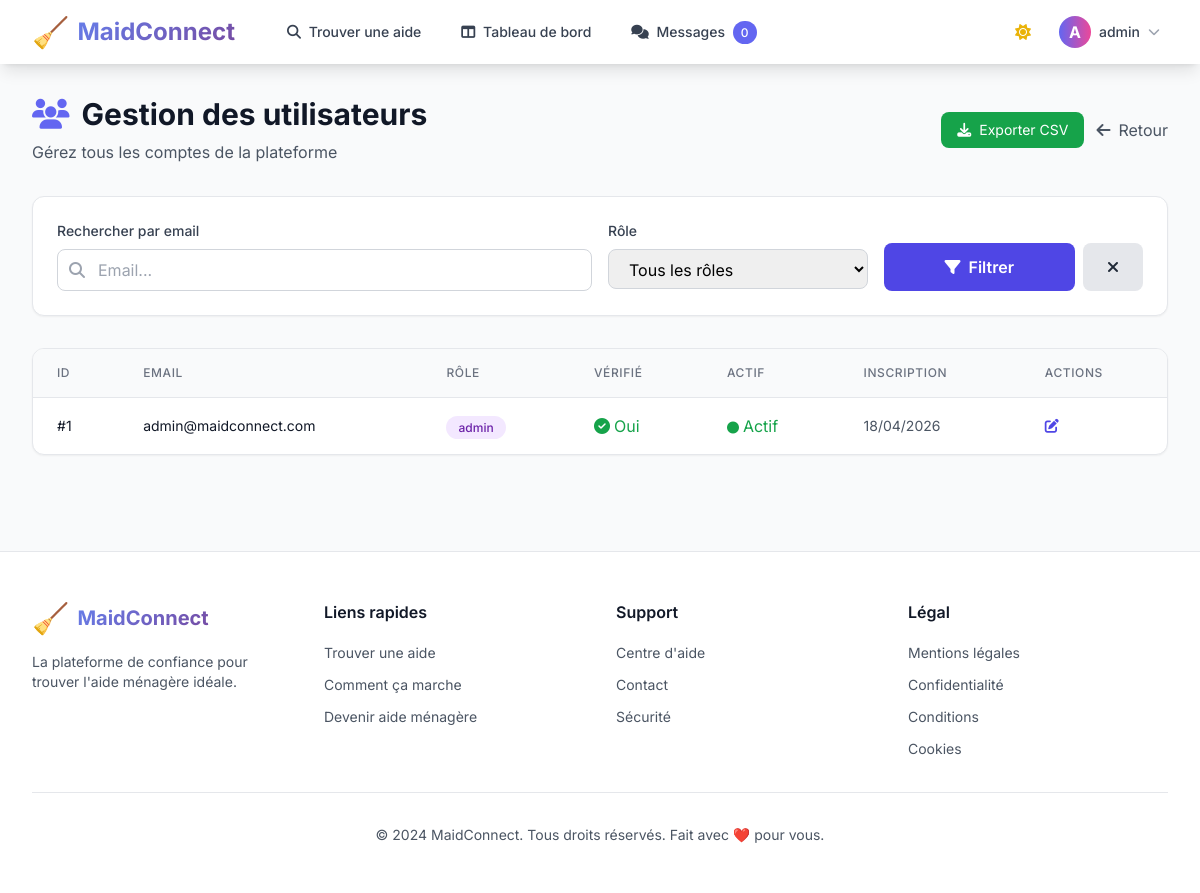
Before: /admin/users (signed in) with the older database file.
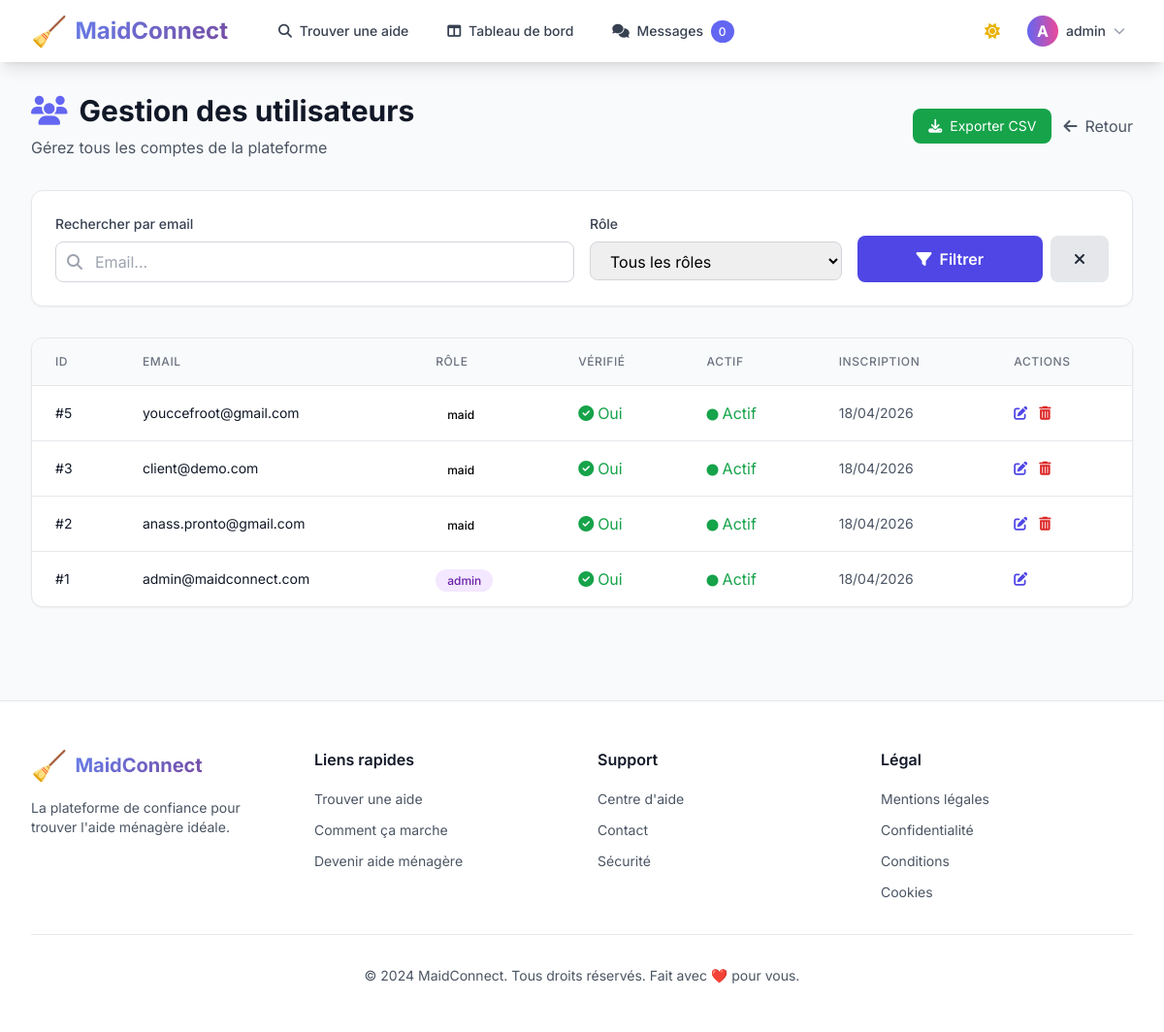
After: the same page with the newer database file.
### app/models.py (models this page shows, shortened)
class User(db.Model, UserMixin):
    id = db.Column(db.Integer, primary_key=True)
    email = db.Column(db.String(120), unique=True, nullable=False)
    password = db.Column(db.String(60), nullable=False)
    role = db.Column(db.String(20), nullable=False, default='client')
    created_at = db.Column(db.DateTime, default=datetime.utcnow)
    is_verified = db.Column(db.Boolean, default=False)
    is_active = db.Column(db.Boolean, default=True)
    last_seen = db.Column(db.DateTime, default=datetime.utcnow)
    maid_profile = db.relationship('MaidProfile', backref='user', uselist=False, lazy=True)
    client_profile = db.relationship('ClientProfile', backref='user', uselist=False, lazy=True)

### app/routes.py (the view)
    @app.route('/admin/users')
    @login_required
    def admin_users():
        if current_user.role != 'admin':
            return redirect(url_for('dashboard'))
        page = request.args.get('page', 1, type=int)
        role_filter = request.args.get('role', '')
        search = request.args.get('search', '')
        query = User.query
        if role_filter:
            query = query.filter_by(role=role_filter)
        if search:
            query = query.filter(User.email.ilike(f'%{search}%'))
        users = query.order_by(User.created_at.desc()).paginate(page=page, per_page=20)
        return render_template('admin/users.html', users=users)

### app/models.py (called while the page is built)
@login_manager.user_loader
def load_user(user_id):
    return User.query.get(int(user_id))

### app/templates/admin/users.html (shortened to what the changed rows need)
{% extends "base.html" %}
{% block content %}
<div class="max-w-7xl mx-auto px-4 sm:px-6 lg:px-8 py-8">
    <div class="flex items-center justify-between mb-8">
        <div>
            <h1 class="text-3xl font-bold text-gray-900 dark:text-white mb-2">
                <i class="fas fa-users text-primary-500 mr-3"></i>Gestion des utilisateurs
            </h1>
        </div>
    </div>
    <div class="bg-white dark:bg-gray-800 rounded-xl shadow-sm border border-gray-200 dark:border-gray-700 overflow-hidden">
        <div class="overflow-x-auto">
            <table class="w-full">
                <thead class="bg-gray-50 dark:bg-gray-700 border-b border-gray-200 dark:border-gray-600">
                    <tr>
                        <th class="px-6 py-4 text-left text-xs font-medium text-gray-500 dark:text-gray-400 uppercase tracking-wider">ID</th>
                        <th class="px-6 py-4 text-left text-xs font-medium text-gray-500 dark:text-gray-400 uppercase tracking-wider">Email</th>
                        <th class="px-6 py-4 text-left text-xs font-medium text-gray-500 dark:text-gray-400 uppercase tracking-wider">Rôle</th>
                        <th class="px-6 py-4 text-left text-xs font-medium text-gray-500 dark:text-gray-400 uppercase tracking-wider">Vérifié</th>
                        <th class="px-6 py-4 text-left text-xs font-medium text-gray-500 dark:text-gray-400 uppercase tracking-wider">Actif</th>
                        <th class="px-6 py-4 text-left text-xs font-medium text-gray-500 dark:text-gray-400 uppercase tracking-wider">Inscription</th>
                        <th class="px-6 py-4 text-left text-xs font-medium text-gray-500 dark:text-gray-400 uppercase tracking-wider">Actions</th>
                    </tr>
                </thead>
                <tbody class="divide-y divide-gray-200 dark:divide-gray-700">
                    {% for user in users.items %}
                    <tr class="hover:bg-gray-50 dark:hover:bg-gray-700/50 transition">
                        <td class="px-6 py-4 text-sm text-gray-900 dark:text-white">#{{ user.id }}</td>
                        <td class="px-6 py-4 text-sm text-gray-900 dark:text-white">{{ user.email }}</td>
                        <td class="px-6 py-4">
                            <span class="px-3 py-1 text-xs font-medium rounded-full
                                {% if user.role == 'admin' %}bg-purple-100 text-purple-800 dark:bg-purple-900/30 dark:text-purple-400
                                {% elif user.role == 'maid' %}bg-success-100 text-success-800 dark:bg-success-900/30 dark:text-success-400
                                {% else %}bg-primary-100 text-primary-800 dark:bg-primary-900/30 dark:text-primary-400{% endif %}">
                                {{ user.role }}
                            </span>
                        </td>
                        <td class="px-6 py-4">
                            {% if user.is_verified %}
                                <span class="text-success-600 dark:text-success-400"><i class="fas fa-check-circle mr-1"></i>Oui</span>
                            {% else %}
                                <span class="text-warning-600 dark:text-warning-400"><i class="fas fa-clock mr-1"></i>En attente</span>
                            {% endif %}
                        </td>
                        <td class="px-6 py-4">
                            {% if user.is_active %}
                                <span class="text-success-600 dark:text-success-400"><i class="fas fa-circle text-xs mr-1"></i>Actif</span>
                            {% else %}
                                <span class="text-danger-600 dark:text-danger-400"><i class="fas fa-ban mr-1"></i>Suspendu</span>
                            {% endif %}
                        </td>
                        <td class="px-6 py-4 text-sm text-gray-600 dark:text-gray-400">
                            {{ user.created_at.strftime('%d/%m/%Y') }}
                        </td>
                        <td class="px-6 py-4">
                            <div class="flex items-center space-x-3">
                                <a href="{{ url_for('admin_user_detail', user_id=user.id) }}"
                                   class="text-primary-600 hover:text-primary-700 font-medium text-sm">
                                    <i class="fas fa-edit"></i>
                                </a>
                                {% if user.id != current_user.id %}
                                    <button onclick="confirmDelete('{{ user.id }}', '{{ user.email }}')"
                                            class="text-danger-600 hover:text-danger-700 font-medium text-sm">
                                        <i class="fas fa-trash-alt"></i>
                                    </button>
                                {% endif %}
                            </div>
                        </td>
                    </tr>
                    {% endfor %}
                </tbody>
            </table>
        </div>
    </div>
</div>
{% endblock %}

### app/templates/base.html (shortened to what the changed rows need)
<!DOCTYPE html>
<html lang="fr" class="scroll-smooth">
<head>
    <script src="https://cdn.tailwindcss.com"></script>
    <link rel="stylesheet" href="https://cdnjs.cloudflare.com/ajax/libs/font-awesome/6.4.0/css/all.min.css">
</head>
<body class="bg-gray-50 dark:bg-gray-900 font-sans antialiased" x-data="{ darkMode: localStorage.getItem('darkMode') === 'true' }" x-init="$watch('darkMode', val => localStorage.setItem('darkMode', val)); darkMode ? document.documentElement.classList.add('dark') : document.documentElement.classList.remove('dark')">
    <nav class="bg-white dark:bg-gray-800 shadow-lg sticky top-0 z-50 backdrop-blur-sm bg-opacity-90 dark:bg-opacity-90">
        <div class="max-w-7xl mx-auto px-4 sm:px-6 lg:px-8">
            <div class="flex justify-between h-16">
                <div class="flex items-center space-x-3">
                    {% if current_user.is_authenticated %}
                        <div class="relative" x-data="{ open: false }">
                            <button @click="open = !open" class="flex items-center space-x-2 p-2 rounded-lg hover:bg-gray-100 dark:hover:bg-gray-700 transition">
                                <div class="w-8 h-8 bg-gradient-to-r from-primary-500 to-secondary-500 rounded-full flex items-center justify-center text-white font-bold">
                                    {{ current_user.email[0].upper() }}
                                </div>
                                <span class="hidden md:block text-sm font-medium text-gray-700 dark:text-gray-300">{{ current_user.email.split('@')[0] }}</span>
                                <i class="fas fa-chevron-down text-xs text-gray-400"></i>
                            </button>
                        </div>
                    {% endif %}
                </div>
            </div>
        </div>
    </nav>
    <main class="animate-fade-in">
        {% block content %}{% endblock %}
    </main>
</body>
</html>

Changed rows visible on the page:
added User: id "5", email "youccefroot@gmail.com", role "maid", is_verified True (drawn), is_active True (drawn), created_at "18/04/2026"
added User: id "3", email "client@demo.com", role "maid", is_verified True (drawn), is_active True (drawn), created_at "18/04/2026"
added User: id "2", email "anass.pronto@gmail.com", role "maid", is_verified True (drawn), is_active True (drawn), created_at "18/04/2026"
